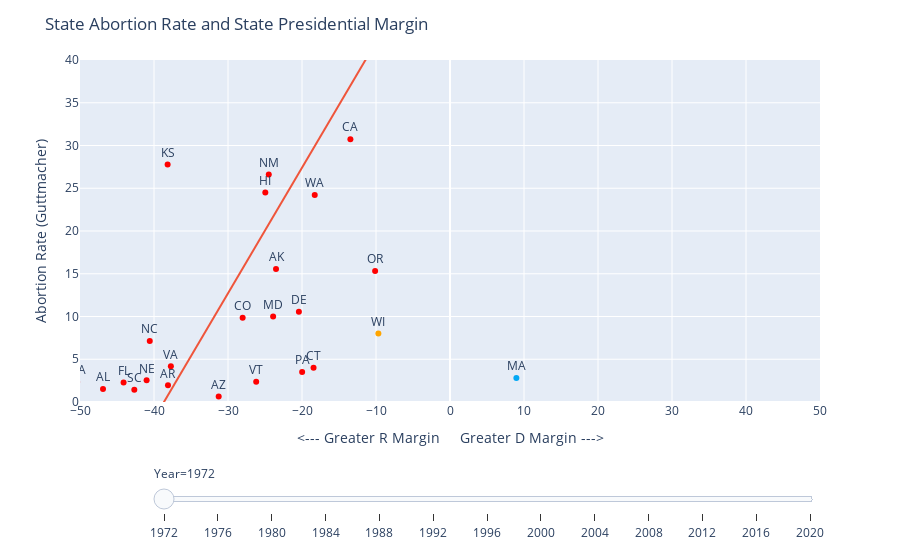

This figure's notebook cell:
### Code cell
# Republican and Democratic vote margin.
df = pd.read_csv(
    "./statistics/all states/All States Abortion Rate and Presidential Election Results.csv")

fig = px.scatter(df, y=df["Abortion Rate (Guttmacher)"],
                 x=df["Democratic Vote"] - df["Republican Vote"],
                 animation_frame="Year",
                 animation_group="State",
                 color=df["Democratic Vote"] - df["Republican Vote"],
                 range_color=[-100, 100],
                 color_continuous_scale=[(0.00, "red"),   (0.45, "red"),
                                         (0.45, "orange"), (0.49, "orange"),
                                         (0.51, "#02a8f5"), (0.55, "#02a8f5"),
                                         (0.55, "blue"),  (1.00, "blue")],
                 hover_name="State",
                 range_y=[0, 40],
                 range_x=[-50, 50],
                 text="State",
                 trendline="ols",
                 # size=df["Abortion Rate (Guttmacher)"],
                 )

fig.update_traces(textposition="top center",
                  )
fig.update_layout(
    title="State Abortion Rate and State Presidential Margin",
    xaxis_title="<--- Greater R Margin     Greater D Margin --->",
    showlegend=True,
    coloraxis_showscale=False,
    # coloraxis_colorbar=dict(
    # title="Margin",
    # ),
    # coloraxis=dict(colorbar=dict(orientation="h")),
)
fig.update_yaxes(nticks=10)
fig.update_xaxes(nticks=20)
fig["layout"].pop("updatemenus")  # optional, drop animation buttons
fig.show()

### Figure 1 — Plotly figure (JSON) as saved in the notebook; plotly's stock layout.template omitted (floating-point values rounded to 4 significant figures)
{"data": [{"hovertemplate": "<b>%{hovertext}</b><br><br>Year=1972<br>x=%{x}<br>Abortion Rate (Guttmacher)=%{y}<br>State=%{text}<br>color=%{marker.color}<extra></extra>", "hovertext": ["AK", "AL", "AR", "AZ", "CA", "CO", "CT", "DC", "DE", "FL", "GA", "HI", "KS", "MA", "MD", "MS", "NC", "NE", "NM", "NY", "OR", "PA", "SC", "VA", "VT", "WA", "WI"], "ids": ["AK", "AL", "AR", "AZ", "CA", "CO", "CT", "DC", "DE", "FL", "GA", "HI", "KS", "MA", "MD", "MS", "NC", "NE", "NM", "NY", "OR", "PA", "SC", "VA", "VT", "WA", "WI"], "legendgroup": "", "marker": {"color": [-23.51, -46.89, -38.11, -31.26, -13.46, -28.02, -18.44, 56.54, -20.42, -44.11, -50.39, -24.96, -38.16, 8.97, -23.9, -58.57, -40.57, -41, -24.49, -17.33, -10.12, -19.98, -42.66, -37.72, -26.19, -18.28, -9.68], "coloraxis": "coloraxis", "symbol": "circle"}, "mode": "markers+text", "name": "", "orientation": "v", "showlegend": false, "text": ["AK", "AL", "AR", "AZ", "CA", "CO", "CT", "DC", "DE", "FL", "GA", "HI", "KS", "MA", "MD", "MS", "NC", "NE", "NM", "NY", "OR", "PA", "SC", "VA", "VT", "WA", "WI"], "textposition": "top center", "type": "scatter", "x": [-23.51, -46.89, -38.11, -31.26, -13.46, -28.02, -18.44, 56.54, -20.42, -44.11, -50.39, -24.96, -38.16, 8.97, -23.9, -58.57, -40.57, -41, -24.49, -17.33, -10.12, -19.98, -42.66, -37.72, -26.19, -18.28, -9.68], "xaxis": "x", "y": [15.56, 1.53, 1.95, 0.64, 30.74, 9.85, 4, 213.6, 10.55, 2.28, 2.34, 24.5, 27.77, 2.8, 10, 0.13, 7.14, 2.54, 26.62, 76.62, 15.33, 3.5, 1.43, 4.18, 2.36, 24.21, 8.01], "yaxis": "y"}, {"hovertemplate": "<b>OLS trendline</b><br>Abortion Rate (Guttmacher) = 1.46895 * x + 56.7807<br>R<sup>2</sup>=0.593587<br><br>Year=1972<br>x=%{x}<br>Abortion Rate (Guttmacher)=%{y} <b>(trend)</b><extra></extra>", "legendgroup": "", "marker": {"symbol": "circle"}, "mode": "lines", "name": "", "showlegend": false, "textposition": "top center", "type": "scatter", "x": [-58.57, -50.39, -46.89, -44.11, -42.66, -41, -40.57, -38.16, -38.11, -37.72, -31.26, -28.02, -26.19, -24.96, -24.49, -23.9, -23.51, -20.42, -19.98, -18.44, -18.28, -17.33, -13.46, -10.12, -9.68, 8.97, 56.54], "xaxis": "x", "y": [-29.26, -17.24, -12.1, -8.015, -5.885, -3.446, -2.815, 0.7255, 0.7989, 1.372, 10.86, 15.62, 18.31, 20.12, 20.81, 21.67, 22.25, 26.78, 27.43, 29.69, 29.93, 31.32, 37.01, 41.91, 42.56, 69.96, 139.8], "yaxis": "y"}], "layout": {"coloraxis": {"cmax": 100, "cmin": -100, "colorbar": {"title": {"text": "color"}}, "colorscale": [[0, "red"], [0.45, "red"], [0.45, "orange"], [0.49, "orange"], [0.51, "#02a8f5"], [0.55, "#02a8f5"], [0.55, "blue"], [1, "blue"]], "showscale": false}, "legend": {"tracegroupgap": 0}, "margin": {"t": 60}, "showlegend": true, "sliders": [{"active": 0, "currentvalue": {"prefix": "Year="}, "len": 0.9, "pad": {"b": 10, "t": 60}, "steps": [{"args": [["1972"], {"frame": {"duration": 0, "redraw": false}, "fromcurrent": true, "mode": "immediate", "transition": {"duration": 0, "easing": "linear"}}], "label": "1972", "method": "animate"}, {"args": [["1976"], {"frame": {"duration": 0, "redraw": false}, "fromcurrent": true, "mode": "immediate", "transition": {"duration": 0, "easing": "linear"}}], "label": "1976", "method": "animate"}, {"args": [["1980"], {"frame": {"duration": 0, "redraw": false}, "fromcurrent": true, "mode": "immediate", "transition": {"duration": 0, "easing": "linear"}}], "label": "1980", "method": "animate"}, {"args": [["1984"], {"frame": {"duration": 0, "redraw": false}, "fromcurrent": true, "mode": "immediate", "transition": {"duration": 0, "easing": "linear"}}], "label": "1984", "method": "animate"}, {"args": [["1988"], {"frame": {"duration": 0, "redraw": false}, "fromcurrent": true, "mode": "immediate", "transition": {"duration": 0, "easing": "linear"}}], "label": "1988", "method": "animate"}, {"args": [["1992"], {"frame": {"duration": 0, "redraw": false}, "fromcurrent": true, "mode": "immediate", "transition": {"duration": 0, "easing": "linear"}}], "label": "1992", "method": "animate"}, {"args": [["1996"], {"frame": {"duration": 0, "redraw": false}, "fromcurrent": true, "mode": "immediate", "transition": {"duration": 0, "easing": "linear"}}], "label": "1996", "method": "animate"}, {"args": [["2000"], {"frame": {"duration": 0, "redraw": false}, "fromcurrent": true, "mode": "immediate", "transition": {"duration": 0, "easing": "linear"}}], "label": "2000", "method": "animate"}, {"args": [["2004"], {"frame": {"duration": 0, "redraw": false}, "fromcurrent": true, "mode": "immediate", "transition": {"duration": 0, "easing": "linear"}}], "label": "2004", "method": "animate"}, {"args": [["2008"], {"frame": {"duration": 0, "redraw": false}, "fromcurrent": true, "mode": "immediate", "transition": {"duration": 0, "easing": "linear"}}], "label": "2008", "method": "animate"}, {"args": [["2012"], {"frame": {"duration": 0, "redraw": false}, "fromcurrent": true, "mode": "immediate", "transition": {"duration": 0, "easing": "linear"}}], "label": "2012", "method": "animate"}, {"args": [["2016"], {"frame": {"duration": 0, "redraw": false}, "fromcurrent": true, "mode": "immediate", "transition": {"duration": 0, "easing": "linear"}}], "label": "2016", "method": "animate"}, {"args": [["2020"], {"frame": {"duration": 0, "redraw": false}, "fromcurrent": true, "mode": "immediate", "transition": {"duration": 0, "easing": "linear"}}], "label": "2020", "method": "animate"}], "x": 0.1, "xanchor": "left", "y": 0, "yanchor": "top"}], "title": {"text": "State Abortion Rate and State Presidential Margin"}, "xaxis": {"anchor": "y", "domain": [0, 1], "nticks": 20, "range": [-50, 50], "title": {"text": "<--- Greater R Margin     Greater D Margin --->"}}, "yaxis": {"anchor": "x", "domain": [0, 1], "nticks": 10, "range": [0, 40], "title": {"text": "Abortion Rate (Guttmacher)"}}}}
